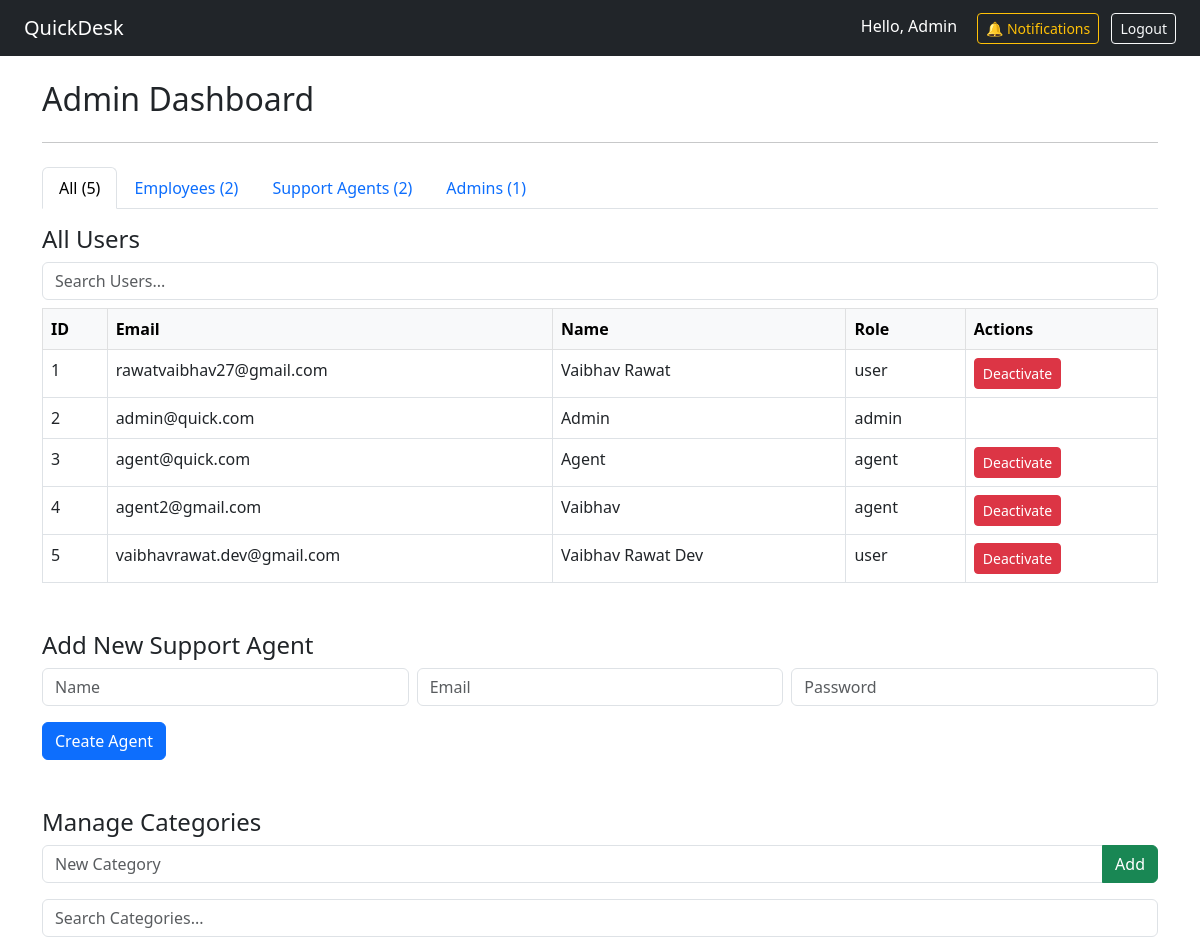
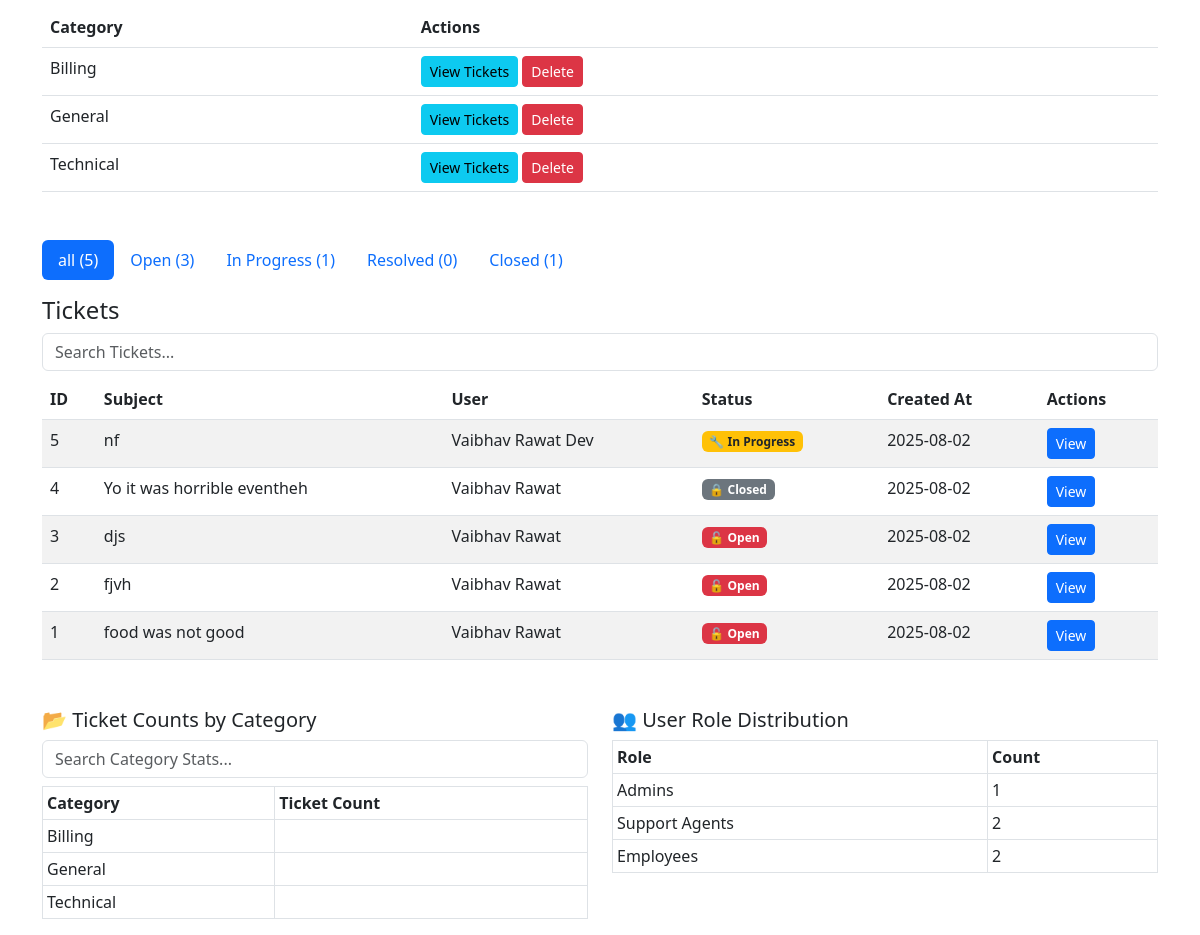
The app's page /admin (signed in) with its own data (2 pictures, top to bottom).
### app.py (models this page shows, shortened)
class User(db.Model, UserMixin):
    id = db.Column(db.Integer, primary_key=True)
    email = db.Column(db.String(150), unique=True, nullable=False)
    name = db.Column(db.String(150), nullable=False)
    password_hash = db.Column(db.String(200), nullable=False)
    role = db.Column(db.String(50), default='user')
    is_active = db.Column(db.Boolean, default=True)
    notifications = db.relationship('Notification', backref='user', lazy='dynamic')
    tickets = db.relationship('Ticket', backref='owner', lazy=True)
    replies = db.relationship('TicketReply', backref='author', lazy=True)

class Category(db.Model):
    id = db.Column(db.Integer, primary_key=True)
    name = db.Column(db.String(100), unique=True, nullable=False)

class Ticket(db.Model):
    id = db.Column(db.Integer, primary_key=True)
    subject = db.Column(db.String(200), nullable=False)
    description = db.Column(db.Text, nullable=False)
    category = db.Column(db.String(100), nullable=False)
    attachment = db.Column(db.String(200))
    status = db.Column(db.String(50), default='Open')
    user_id = db.Column(db.Integer, db.ForeignKey('user.id'), nullable=False)
    user_name = db.Column(db.String(150), nullable=False)  # ✅ store user name
    created_at = db.Column(db.DateTime, default=datetime.utcnow)
    replies = db.relationship('TicketReply', backref='ticket', lazy=True)

### app.py (the view)
@app.route('/admin')
@login_required
@role_required('admin')
def admin_dashboard():
    status_filter = request.args.get('status')
    user_filter = request.args.get('user_role')
    ticket_query = Ticket.query
    if status_filter and status_filter != 'all':
        ticket_query = ticket_query.filter_by(status=status_filter)
    tickets = ticket_query.order_by(Ticket.created_at.desc()).all()
    all_count = Ticket.query.count()
    open_count = Ticket.query.filter_by(status='Open').count()
    inprogress_count = Ticket.query.filter_by(status='In Progress').count()
    resolved_count = Ticket.query.filter_by(status='Resolved').count()
    closed_count = Ticket.query.filter_by(status='Closed').count()
    if user_filter and user_filter != 'all':
        users = User.query.filter_by(role=user_filter).order_by(User.id.asc()).all()
    else:
        users = User.query.order_by(User.id.asc()).all()
    employee_count = User.query.filter_by(role='user').count()
    agent_count = User.query.filter_by(role='agent').count()
    admin_count = User.query.filter_by(role='admin').count()
    total_users = User.query.count()
    categories = Category.query.order_by(Category.name.asc()).all()
    return render_template('admin_dashboard.html',
                           users=users,
                           tickets=tickets,
                           all_count=all_count,
                           open_count=open_count,
                           inprogress_count=inprogress_count,
                           resolved_count=resolved_count,
                           closed_count=closed_count,
                           current_status=status_filter or 'all',
                           current_user_role=user_filter or 'all',
                           total_users=total_users,
                           employee_count=employee_count,
                           agent_count=agent_count,
                           admin_count=admin_count,
                           categories=categories)

### app.py (called while the page is built)
@login_manager.user_loader
def load_user(user_id):
    return User.query.get(int(user_id))

def role_required(role_name):
    def wrapper(f):
        @wraps(f)
        def decorated_function(*args, **kwargs):
            if not current_user.is_authenticated or current_user.role != role_name:
                flash("Access denied.", "warning")
                return redirect(url_for('dashboard'))
            return f(*args, **kwargs)
        return decorated_function
    return wrapper

### templates/admin_dashboard.html (shortened to what this page needs)
{% extends 'base.html' %}
{% block content %}
<h2>Admin Dashboard</h2>
<hr class="my-4">
<ul class="nav nav-tabs mb-3">
  {% for role, label, count in [('all', 'All', total_users), ('user', 'Employees', employee_count), ('agent', 'Support Agents', agent_count), ('admin', 'Admins', admin_count)] %}
  <li class="nav-item">
    <a class="nav-link {% if current_user_role == role %}active{% endif %}" href="{{ url_for('admin_dashboard', user_role=role, status=current_status) }}">{{ label }} ({{ count }})</a>
  </li>
  {% endfor %}
</ul>
<h4>All Users</h4>
<input type="text" class="form-control mb-2" placeholder="Search Users..." onkeyup="filterTable('usersTable', this.value)">
<table class="table table-bordered mb-5" id="usersTable">
  <thead class="table-light">
    <tr>
      <th>ID</th>
      <th>Email</th>
      <th>Name</th>
      <th>Role</th>
      <th>Actions</th>
    </tr>
  </thead>
  <tbody>
    {% for user in users %}
    <tr>
      <td>{{ user.id }}</td>
      <td>{{ user.email }}</td>
      <td>{{ user.name }}</td>
      <td>{{ user.role }}</td>
      <td>
        {% if user.role != 'admin' %}
        <form method="POST" action="{{ url_for('toggle_user_status', user_id=user.id) }}">
          {% if user.is_active %}
          <button class="btn btn-sm btn-danger">Deactivate</button>
          {% else %}
          <button class="btn btn-sm btn-success">Activate</button>
          {% endif %}
        </form>
        {% endif %}
      </td>
    </tr>
    {% endfor %}
  </tbody>
</table>
<h4>Add New Support Agent</h4>
<form method="POST" action="{{ url_for('create_agent') }}" class="mb-5">
  <div class="row g-2">
    <div class="col-md-4"><input type="text" name="name" class="form-control" placeholder="Name" required></div>
    <div class="col-md-4"><input type="email" name="email" class="form-control" placeholder="Email" required></div>
    <div class="col-md-4"><input type="password" name="password" class="form-control" placeholder="Password" required></div>
  </div>
  <button class="btn btn-primary mt-3">Create Agent</button>
</form>
<h4>Manage Categories</h4>
<form method="POST" action="{{ url_for('add_category') }}" class="mb-3">
  <div class="input-group">
    <input type="text" name="category" class="form-control" placeholder="New Category" required>
    <button class="btn btn-success">Add</button>
  </div>
</form>
<input type="text" class="form-control mb-2" placeholder="Search Categories..." onkeyup="filterTable('categoriesTable', this.value)">
<table class="table table-hover mb-5" id="categoriesTable">
  <thead><tr><th>Category</th><th>Actions</th></tr></thead>
  <tbody>
    {% for cat in categories %}
    <tr>
      <td>{{ cat.name }}</td>
      <td>
        <a href="{{ url_for('filter_by_category', category=cat.name) }}" class="btn btn-sm btn-info">View Tickets</a>
        <a href="{{ url_for('delete_category', category_id=cat.id) }}" class="btn btn-sm btn-danger">Delete</a>
      </td>
    </tr>
    {% else %}
    <tr><td colspan="2" class="text-center">No categories available.</td></tr>
    {% endfor %}
  </tbody>
</table>
<ul class="nav nav-pills mb-3">
  {% for label, count in [('all', all_count), ('Open', open_count), ('In Progress', inprogress_count), ('Resolved', resolved_count), ('Closed', closed_count)] %}
  <li class="nav-item">
    <a class="nav-link {% if current_status == label %}active{% endif %}" href="{{ url_for('admin_dashboard', status=label) }}">
      {{ label }} ({{ count }})
    </a>
  </li>
  {% endfor %}
</ul>
<h4>Tickets</h4>
<input type="text" class="form-control mb-2" placeholder="Search Tickets..." onkeyup="filterTable('ticketsTable', this.value)">
<table class="table table-striped" id="ticketsTable">
  <thead>
    <tr>
      <th>ID</th>
      <th>Subject</th>
      <th>User</th>
      <th>Status</th>
      <th>Created At</th>
      <th>Actions</th>
    </tr>
  </thead>
  <tbody>
    {% for ticket in tickets %}
    <tr>
      <td>{{ ticket.id }}</td>
      <td>{{ ticket.subject }}</td>
      <td>{{ ticket.owner.name }}</td>
      <td>
        {% if ticket.status == 'Open' %}
        <span class="badge bg-danger">🔓 Open</span>
        {% elif ticket.status == 'In Progress' %}
        <span class="badge bg-warning text-dark">🔧 In Progress</span>
        {% elif ticket.status == 'Resolved' %}
        <span class="badge bg-success">✅ Resolved</span>
        {% elif ticket.status == 'Closed' %}
        <span class="badge bg-secondary">🔒 Closed</span>
        {% else %}
        <span class="badge bg-dark">{{ ticket.status }}</span>
        {% endif %}
      </td>
      <td>{{ ticket.created_at.strftime('%Y-%m-%d') }}</td>
      <td>
        <a href="{{ url_for('view_ticket', ticket_id=ticket.id) }}" class="btn btn-sm btn-primary">View</a>
      </td>
    </tr>
    {% else %}
    <tr><td colspan="6" class="text-center">No tickets found for this status.</td></tr>
    {% endfor %}
  </tbody>
</table>
<div class="row mt-5">
  <div class="col-md-6">
    <h5>📂 Ticket Counts by Category</h5>
    <input type="text" class="form-control mb-2" placeholder="Search Category Stats..." onkeyup="filterTable('categoryStatsTable', this.value)">
    <table class="table table-bordered table-sm" id="categoryStatsTable">
      <thead><tr><th>Category</th><th>Ticket Count</th></tr></thead>
      <tbody>
        {% for cat in categories %}
        <tr><td>{{ cat.name }}</td><td>{{ cat.ticket_count }}</td></tr>
        {% endfor %}
      </tbody>
    </table>
  </div>
  <div class="col-md-6">
    <h5>👥 User Role Distribution</h5>
    <table class="table table-bordered table-sm">
      <thead><tr><th>Role</th><th>Count</th></tr></thead>
      <tbody>
        <tr><td>Admins</td><td>{{ admin_count }}</td></tr>
        <tr><td>Support Agents</td><td>{{ agent_count }}</td></tr>
        <tr><td>Employees</td><td>{{ employee_count }}</td></tr>
      </tbody>
    </table>
  </div>
</div>
{% endblock %}

### templates/base.html (shortened to what this page needs)
<!DOCTYPE html>
<html lang="en">
<head>
  <link href="https://cdn.jsdelivr.net/npm/bootstrap@5.3.0/dist/css/bootstrap.min.css" rel="stylesheet">
</head>
<body>
  <nav class="navbar navbar-expand-lg navbar-dark bg-dark px-4">
    <a class="navbar-brand" href="{{ url_for('dashboard') }}">QuickDesk</a>
    <div class="ms-auto">
      {% if current_user.is_authenticated %}
  <span class="text-white me-3">Hello, {{ current_user.name }}</span>
  <a class="btn btn-outline-warning btn-sm me-2" href="{{ url_for('notifications') }}">🔔 Notifications</a>
  <a class="btn btn-outline-light btn-sm" href="{{ url_for('logout') }}">Logout</a>
{% else %}
  <a class="btn btn-outline-light btn-sm" href="{{ url_for('login') }}">Login</a>
{% endif %}
    </div>
  </nav>
  <div class="container mt-4">
    {% block content %}{% endblock %}
  </div>
</body>
</html>

### records on screen
User: name "Admin", id "2", email "admin@quick.com", role "admin"
User: id "1", email "rawatvaibhav27@gmail.com", name "Vaibhav Rawat", role "user", is_active "Deactivate"
User: id "3", email "agent@quick.com", name "Agent", role "agent", is_active "Deactivate"
User: id "4", email "agent2@gmail.com", name "Vaibhav", role "agent", is_active "Deactivate"
User: id "5", email "vaibhavrawat.dev@gmail.com", name "Vaibhav Rawat Dev", role "user", is_active "Deactivate"
Category: name "Billing"
Category: name "General"
Category: name "Technical"
Ticket: status "Open", id "3", subject "djs", owner.name "Vaibhav Rawat", shows "🔓 Open", created_at "2025-08-02"
Ticket: status "Closed", user "1", id "4", subject "Yo it was horrible eventheh", owner.name "Vaibhav Rawat", shows "🔒 Closed", created_at "2025-08-02"
Ticket: id "5", subject "nf", owner.name "Vaibhav Rawat Dev", status "🔧 In Progress", created_at "2025-08-02"
Ticket: id "2", subject "fjvh", owner.name "Vaibhav Rawat", status "🔓 Open", created_at "2025-08-02"
Ticket: id "1", subject "food was not good", owner.name "Vaibhav Rawat", status "🔓 Open", created_at "2025-08-02"

### other values on screen
{{ label }} "All" "Employees" "Support Agents" "Admins"
{{ count }} "5" "2" "2" "1"
{{ label }} "all" "In Progress" "Resolved"
{{ count }} "5" "1" "0"
{{ admin_count }} "1"
{{ agent_count }} "2"
{{ employee_count }} "2"
